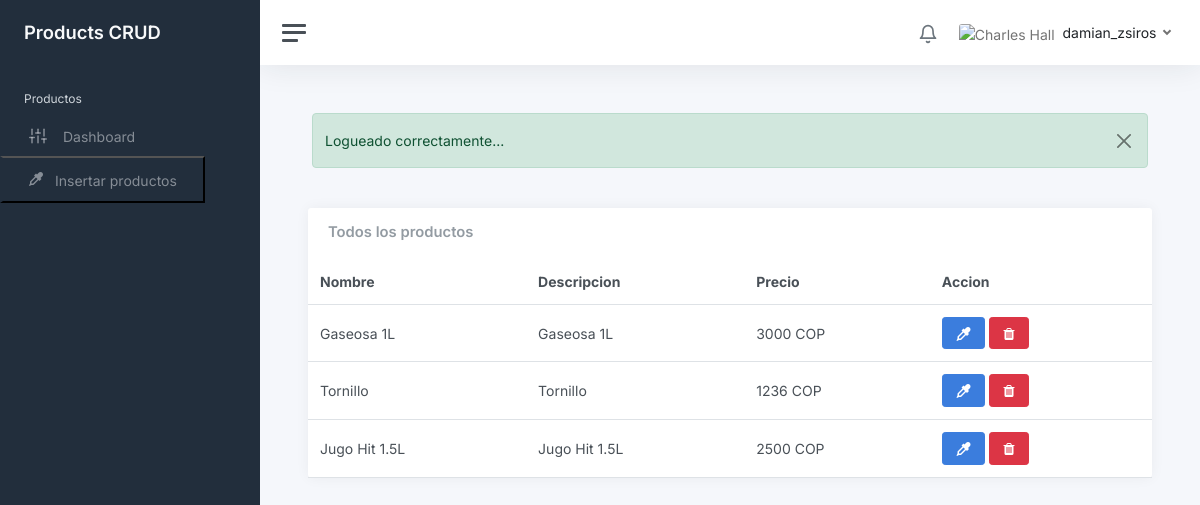
The app's page /views/admin.php (signed in) with its own data.
### tables this page shows
CREATE TABLE `products` (
  `id` int(11) NOT NULL,
  `name` varchar(255) NOT NULL,
  `description` varchar(255) NOT NULL,
  `price` double NOT NULL,
  `createdAt` timestamp NOT NULL DEFAULT current_timestamp(),
  `updatedAt` timestamp NOT NULL DEFAULT current_timestamp()
);

### views/admin.php (the view, shortened to what this page needs)
<?php
    if(isset($_SESSION['logued']) && $_SESSION['logued'] == true ){
        require_once "../database.php";
        ?>
<!DOCTYPE html>
<html lang="es">
<head>
    <?php include_once "./partials/head.php"?>
    <link href="css/app.css" rel="stylesheet">
</head>
<body>
    <div class="wrapper">
        <nav id="sidebar" class="sidebar js-sidebar">
            <div class="sidebar-content js-simplebar">
                <a class="sidebar-brand" href="./admin.php">
                    <span class="align-middle">Products CRUD</span>
                </a>
                <ul class="sidebar-nav">
                    <li class="sidebar-header">
                        Productos
                    </li>
                    <li class="sidebar-item ">
                        <a class="sidebar-link" href="./admin.php">
                            <i class="align-middle" data-feather="sliders"></i> <span
                                class="align-middle">Dashboard</span>
                        </a>
                    </li>
                    <li class="sidebar-item ">
                        <button type="button" class="sidebar-link" data-bs-toggle="modal"
                            data-bs-target="#creatingCenteredModalPrimary">
                            <i class="fa fa-eyedropper" aria-hidden="true"></i><span class="align-middle">Insertar
                                productos</span>
                        </button>
            </div>
    </div>
    <div class="main">
        <nav class="navbar navbar-expand navbar-light navbar-bg">
            <a class="sidebar-toggle js-sidebar-toggle">
                <i class="hamburger align-self-center"></i>
            </a>
            <div class="navbar-collapse collapse">
                <ul class="navbar-nav navbar-align">
                    <li class="nav-item dropdown">
                        <a class="nav-icon dropdown-toggle" href="#" id="alertsDropdown" data-bs-toggle="dropdown">
                            <div class="position-relative">
                                <i class="align-middle" data-feather="bell"></i>
                            </div>
                        </a>
                    </li>
                    <li class="nav-item dropdown">
                        <a class="nav-link dropdown-toggle d-none d-sm-inline-block" href="#" data-bs-toggle="dropdown">
                            <img src="https://image.flaticon.com/icons/png/512/16/16363.png"
                                class="avatar img-fluid rounded me-1" alt="Charles Hall" /> <span
                                class="text-dark"><?php echo $_SESSION['user_info']['username']?></span>
                        </a>
                    </li>
                </ul>
            </div>
        </nav>
        <main class="content">
            <div class="container-fluid p-0">
                <div class="row mb-4 px-3">
                    <?php
                                if (isset($_SESSION['message']) && isset($_SESSION['type'])) {
                                    ?>
                    <div class="alert alert-<?php echo $_SESSION['type']?> alert-dismissible" role="alert">
                        <button type="button" class="btn-close" data-bs-dismiss="alert" aria-label="Close"></button>
                        <div class="alert-message">
                            <?php echo $_SESSION['message']?>
                        </div>
                    </div>
                    <?php
                                }
                            ?>
                </div>
                <div class="row">
                    <div class="col-12 col-lg-12 col-xxl-12 d-flex">
                        <div class="card flex-fill">
                            <div class="card-header">
                                <h5 class="card-title mb-0">Todos los productos</h5>
                            </div>
                            <table class="table table-hover my-0">
                                <thead>
                                    <tr>
                                        <th>Nombre</th>
                                        <th>Descripcion</th>
                                        <th>Precio</th>
                                        <th>Accion</th>
                                    </tr>
                                </thead>
                                <tbody>
                                    <?php
                                        $sql = "SELECT * FROM products";
                                        $result = mysqli_query($con,$sql);
                                        while ($product = mysqli_fetch_assoc($result)) {
                                                ?>
                                    <tr>
                                        <td><?php echo $product['name']?></td>
                                        <td><?php echo $product['description']?></td>
                                        <td><?php echo $product['price']?> COP</td>
                                        <td>
                                            <button type="button" class="btn btn-primary" data-bs-toggle="modal"
                                                data-bs-target="#centeredModalPrimary<?php echo $product['id']?>">
                                                <i class="fa fa-eyedropper" aria-hidden="true"></i>
                                            </button>
                        </div>
                        <a href="../app/eliminar.php?id=<?php echo $product['id']?>" class="btn btn-danger"><i
                                class="fa fa-trash" aria-hidden="true"></i></a>
                        <?php
                                            }
                                        ?>
                    </div>
                </div>
</body>
</html>
<?php
    }else{
        header("Location: ../index.php");
    }
?>

### views/partials/head.php (shortened to what this page needs)
<link rel="stylesheet" href="https://cdn.jsdelivr.net/npm/bootstrap@5.0.2/dist/css/bootstrap.min.css"
>
<link rel="stylesheet" href="https://stackpath.bootstrapcdn.com/font-awesome/4.7.0/css/font-awesome.min.css">

### records on screen
products: name "Gaseosa 1L", description "Gaseosa 1L", price "3000"
products: name "Tornillo", description "Tornillo", price "1236"
products: name "Jugo Hit 1.5L", description "Jugo Hit 1.5L", price "2500"

### other values on screen
$_SESSION['user_info']['username'] "damian_zsiros"
$_SESSION['message'] "Logueado correctamente..."
